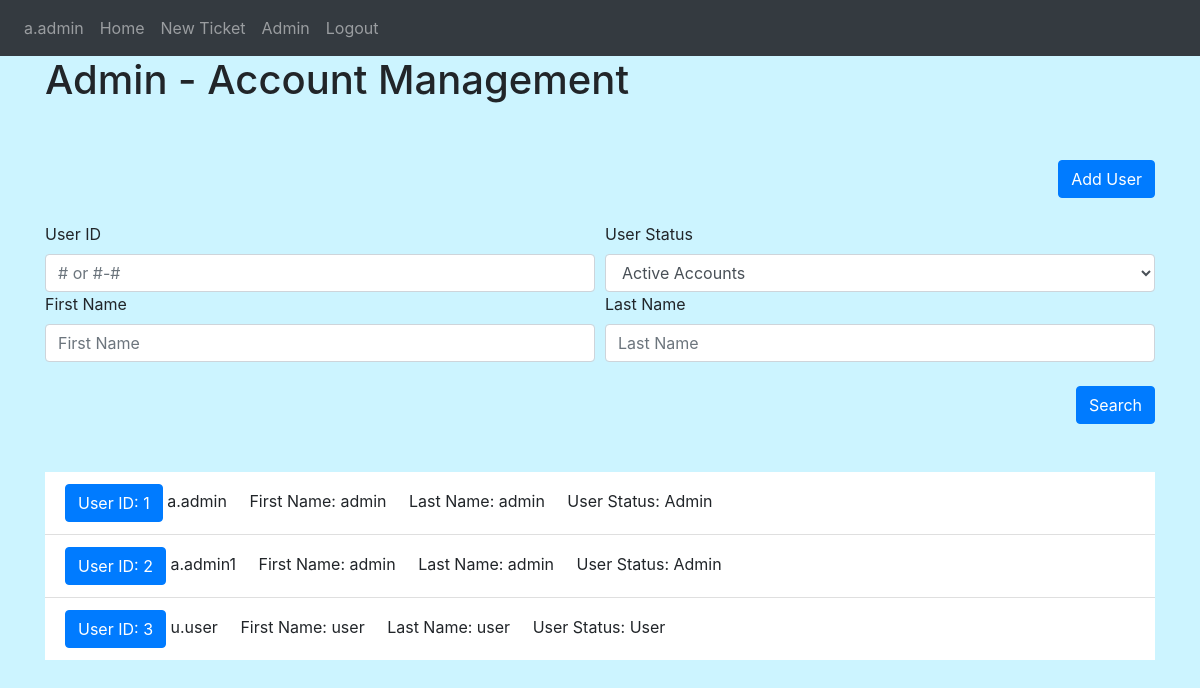
The app's page /admin (signed in), older data.
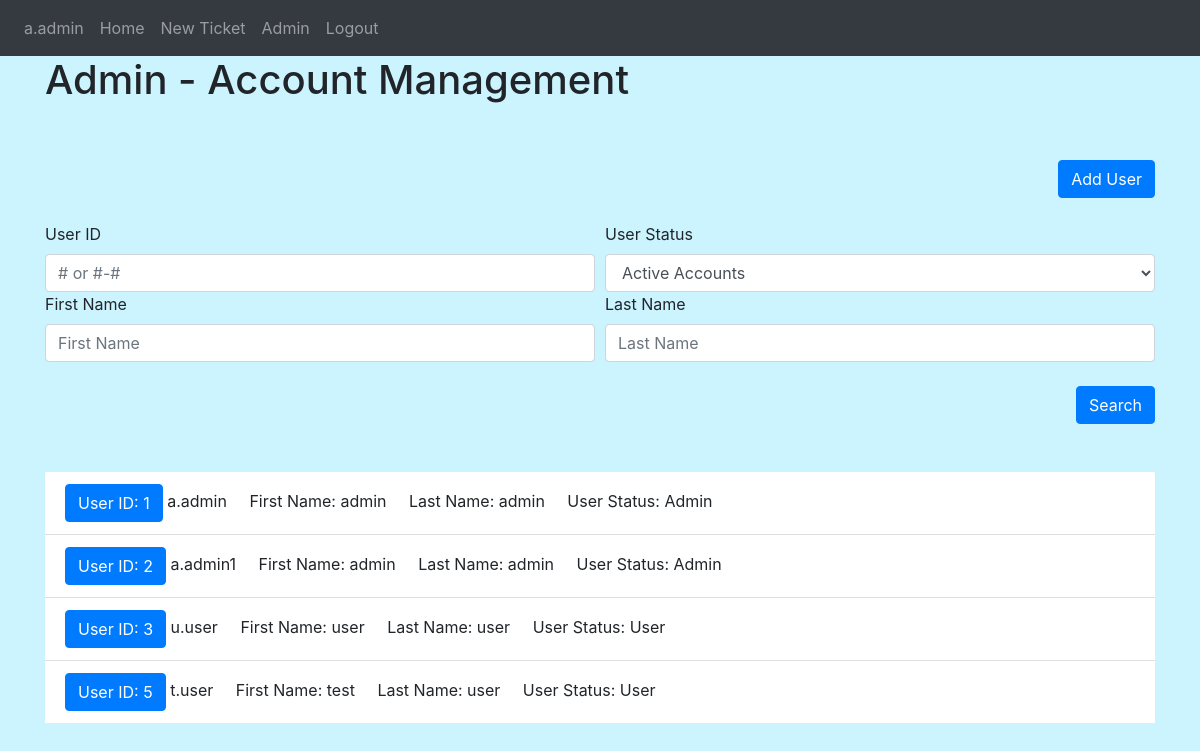
The same page, newer data.
### Website/models.py (models this page shows)
class User(db.Model, UserMixin):
    id = db.Column(db.Integer, primary_key=True)
    username = db.Column(db.String(100), unique=True) #automatically generated to f.lname
    fname = db.Column(db.String(100))
    lname = db.Column(db.String(100))
    user_status = db.Column(db.Integer) #0 is deactivated, 1 is user, 2 is admin
    password_hash = db.Column(db.String(150))
    user_entries = db.relationship('Entry', backref='owner')

### Website/views.py (the view, shortened to what this page needs)
@views.route('/admin', methods=['GET', 'POST'])
@login_required
def admin():
    return render_template("admin.html", user=current_user, users=User.query.filter(User.user_status != 0))

### Website/__init__.py (called while the page is built)
def create_app():
    app = Flask(__name__)
    app.config['SECRET_KEY'] = "SuperSecretKey"
    app.config['SQLALCHEMY_DATABASE_URI'] = f'sqlite:///{DB_NAME}'
    db.init_app(app)
    from .views import views
    from .auth import auth
    app.register_blueprint(views, url_prefix='/')
    app.register_blueprint(auth, url_prefix='/')
    from .models import User, Ticket, Entry
    create_database(app)
    login_manager = LoginManager()
    login_manager.login_view = 'auth.login'
    login_manager.init_app(app)
    @login_manager.user_loader
    def load_user(id):
        return User.query.get(int(id))
    return app

### Website/templates/admin.html (shortened to what this page needs)
{% extends "base.html" %}
{% block content%}
{% if user.user_status == 2%}
<h1> Admin - Account Management </h1>
    <br><br>
    <div align="right">
        <a href="/adduser" align="right" class="btn btn-primary"  onClick="" >Add User</a>
    </div>
    <br>
    <form method="POST">
        <div class="form-row">
          <div class="col-6">
            <label for="UserID">User ID</label>
            <input type="text" class="form-control" id="UserID" name="UserID" placeholder="# or #-#">
          </div>
          <div class="col-6">
            <label for="user_status">User Status</label>
            <select id="user_status" class="form-control" name="user_status">
                <option value='3' selected>Active Accounts</option>
            </select>
        </div>
        </div>
        <div class="form-row">
            <div class="col-6">
                <label for="fname">First Name</label>
                <input type="text" class="form-control" id="fname" name="fname" placeholder="First Name" >
              </div>
              <div class="col-6">
                  <label for="lname">Last Name</label>
                  <input type="text" class="form-control" id="lname" name="lname" placeholder="Last Name">
              </div>
        </div>
        <br>
        <div align="right">
            <button type="submit" class="btn btn-primary">Search</button>
            <br><br>
        </div>
        <br/>
      </form>
    <ul class="list-group list-group-flush" id="users">
        {% for temp in users%}
        <li class="list-group-item">
            <a href="/chng/{{temp.id}}" class="btn btn-primary" onClick="">User ID: {{temp.id}}</a>
            {{temp.username}}
            &nbsp;&nbsp;&nbsp;&nbsp;First Name: {{temp.fname}}
            &nbsp;&nbsp;&nbsp;&nbsp;Last Name: {{temp.lname}}
            &nbsp;&nbsp;&nbsp;&nbsp;User Status:
            {% if temp.user_status == 0 %}
                Deactivated
            {% elif temp.user_status == 1%}
                User
            {% elif temp.user_status == 2%}
                Admin
            {% endif %}
        </li>
        {% endfor%}
    </ul>
    {%else%}
    <h1> Unable to access link. Please contact an Admin to troubleshoot </h1>
    {%endif%}
{%endblock%}

### Website/templates/base.html (shortened to what this page needs)
<!DOCTYPE html>
<html>
  <head>
    <link
      rel="stylesheet"
      href="https://stackpath.bootstrapcdn.com/bootstrap/4.4.1/css/bootstrap.min.css"
    />
    <link
      rel="stylesheet"
      href="https://stackpath.bootstrapcdn.com/font-awesome/4.7.0/css/font-awesome.min.css"
    />
  </head>
  <body style="background-color:rgba(0, 202, 255, 0.2)">
    <nav class="navbar navbar-expand-lg navbar-dark bg-dark">
      <div class="collapse navbar-collapse" id="navbar">
        <div class="navbar-nav">
            {% if user.is_authenticated %}
            <a class="nav-item nav-link" id="user" href="/userpage">{{user.username}}</a>
            <a class="nav-item nav-link" id="home" href="/">Home</a>
            <a class="nav-item nav-link" id="adduser" href="/ticket">New Ticket</a>
            {% if user.user_status == 2 %}
            <a class="nav-item nav-link" id="login" href="/admin">Admin</a>
            {% endif %}
            <a class="nav-item nav-link" id="logout" href="/logout">Logout</a>
            {% else %}
            <a class="nav-item nav-link" id="login" href="/login">Login</a>
            {% endif %}
        </div>
       </div>
    </nav>
    <div class="container">
        {% block content%}
        {%endblock%}
    </div>
  </body>
</html>

Row changes from the older to the newer data that the page shows:
added User: id "5", username "t.user", fname "test", lname "user", user_status "User"
